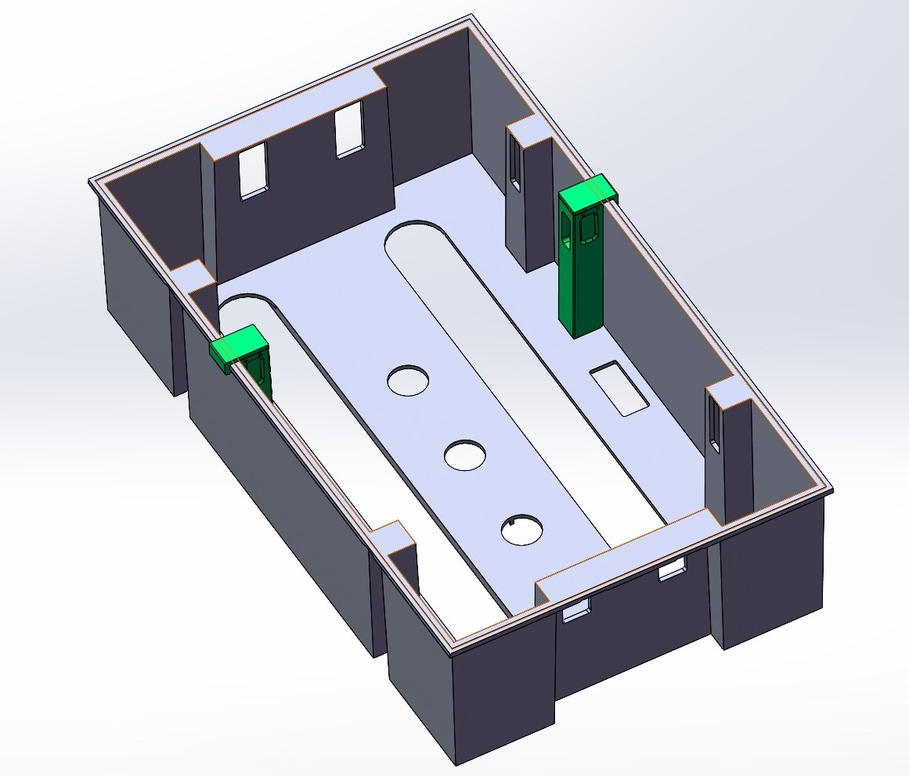
#> input picture 1.jpg, 909 x 776 px, shrunk from 1161 x 992 before the run
$ python 19-add-to.py
#> lines starting #> are read from the running program, lines starting #| are printed output that depends on the picture
import cv2
import numpy as np
# 溶合
img1 = cv2.imread("./1.jpg")
#> img1 is the input picture: shape (776, 909, 3); mean B, G, R 206.4, 197.9, 195.5
img2 = cv2.imread("./add.jpg")
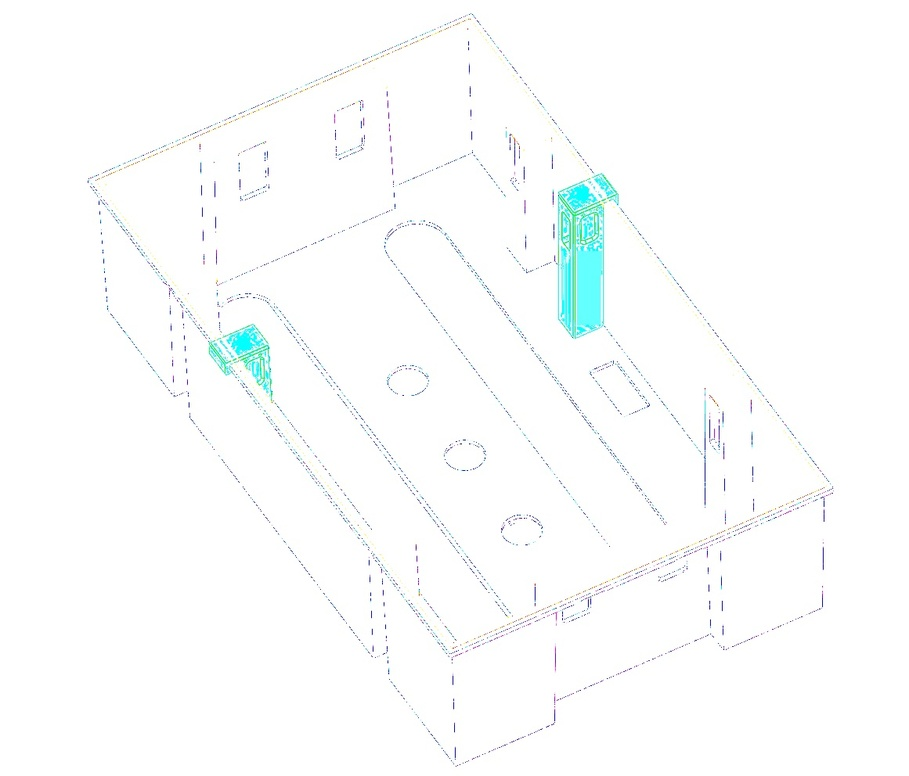
#> input picture add.jpg, 909 x 776 px, shrunk from 1161 x 992 before the run
#> img2 is the input picture: shape (776, 909, 3); mean B, G, R 253.1, 253.2, 251.5

result = cv2.addWeighted(img1, 0.7, img2, 0.3, 0)
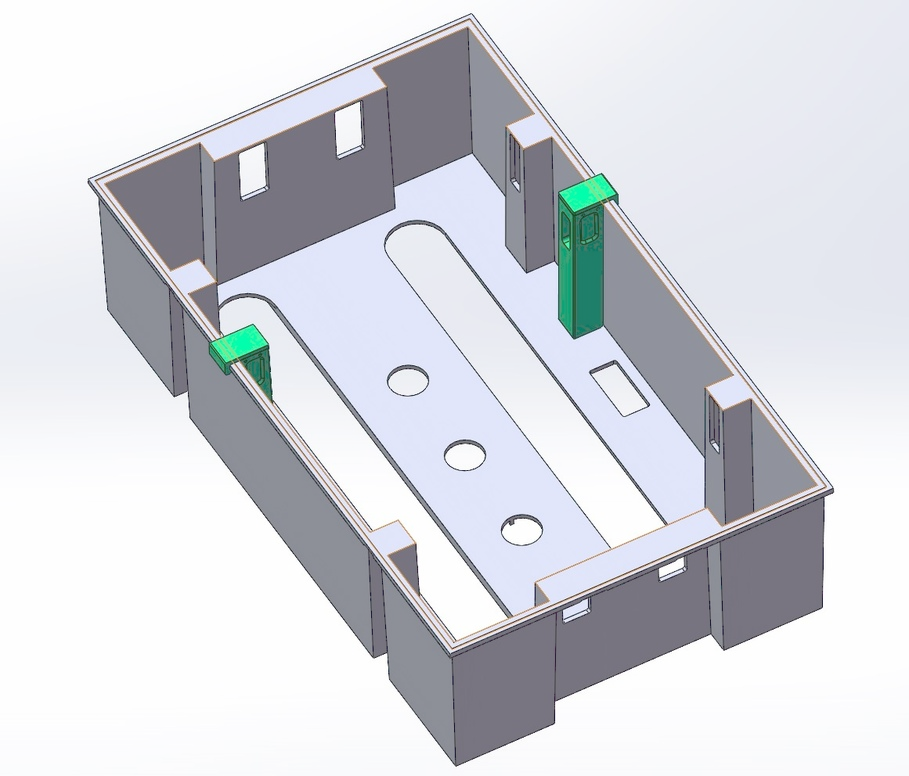
#> result: shape (776, 909, 3); mean B, G, R 220.4, 214.4, 212.3
cv2.imshow("add", result)
cv2.waitKey(0)
